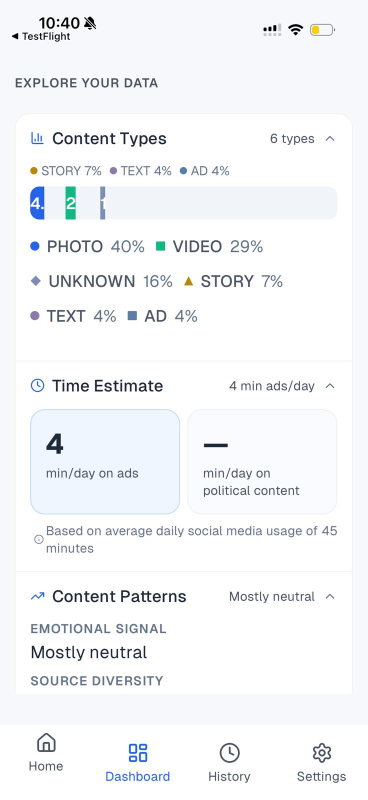
#> input picture AlgorithmLens_Cowork/design-references/WhatsApp Image 2026-05-08 at 10.41.21 AM (1).jpeg, 735 x 1600 px (shown at 1/2 size)
$ python -i ocr_utils.py   (imports and definitions only)
#> lines starting #> are read from the running program, lines starting #| are printed output that depends on the picture; after the words box and inside, x2 and y2 are one past the last pixel; in counts of white or black regions, pixels touching at a corner belong together
#> further down, picture is the input picture: shape (1600, 735, 3); mean B, G, R 247.9, 245.6, 244.1
"""
OCR Utilities for Mobile Video Processing

This module provides image preprocessing for improved OCR accuracy on mobile
video frames, especially for detecting small UI labels like "Ad", "Sponsored", etc.

Debug Mode:
    Set ALGO_OCR_DEBUG=1 environment variable to enable debug output.
    When enabled:
    - Saves preprocessed frames to backend/ocr_debug/
    - Logs OCR summary statistics (frames processed, non-empty results, etc.)

Usage:
    from ocr_utils import preprocess_frame_for_ocr, extract_text_with_preprocessing, OCRDebugger
"""

import cv2
import numpy as np
from PIL import Image
import pytesseract
import os
import re
from datetime import datetime
from typing import Optional, Tuple, List, Dict, Any

# Debug mode controlled by environment variable
OCR_DEBUG_ENABLED = os.environ.get("ALGO_OCR_DEBUG", "").lower() in ("1", "true", "yes")
OCR_DEBUG_DIR = os.path.join(os.path.dirname(__file__), "ocr_debug")

# Common ad disclosure tokens (case-insensitive)
AD_DISCLOSURE_TOKENS = [
    r"\bad\b",           # standalone "ad"
    r"sponsored",
    r"promoted",
    r"advertisement",
    r"paid\s*partnership",
    r"paid\s*promotion",
    r"#ad\b",
    r"#sponsored",
]

# Compile regex patterns for ad detection
AD_DISCLOSURE_PATTERNS = [re.compile(pattern, re.IGNORECASE) for pattern in AD_DISCLOSURE_TOKENS]


def preprocess_frame_for_ocr(
    frame: np.ndarray,
    scale_factor: float = 2.0,
    use_adaptive_threshold: bool = True
) -> np.ndarray:
    """
    Apply image preprocessing to improve OCR accuracy for mobile video frames.

    Pipeline:
    1. Convert to grayscale
    2. Upscale (2x by default) to help with small text
    3. Apply contrast enhancement (CLAHE)
    4. Apply thresholding (Otsu or adaptive)

    Args:
        frame: Input BGR frame from OpenCV
        scale_factor: Upscaling factor (default 2.0 for small text)
        use_adaptive_threshold: Use adaptive thresholding (better for varied backgrounds)

    Returns:
        Preprocessed grayscale image ready for OCR
    """
#> called with scale_factor = 2, use_adaptive_threshold = True
    # 1. Convert to grayscale
    if len(frame.shape) == 3:
        gray = cv2.cvtColor(frame, cv2.COLOR_BGR2GRAY)
    else:
        gray = frame.copy()

    # 2. Upscale for small text (especially ad labels)
    if scale_factor > 1.0:
        height, width = gray.shape[:2]
#> height = 1600; width = 735
        new_width = int(width * scale_factor)
#> new_width = 1470
        new_height = int(height * scale_factor)
#> new_height = 3200
        gray = cv2.resize(gray, (new_width, new_height), interpolation=cv2.INTER_CUBIC)
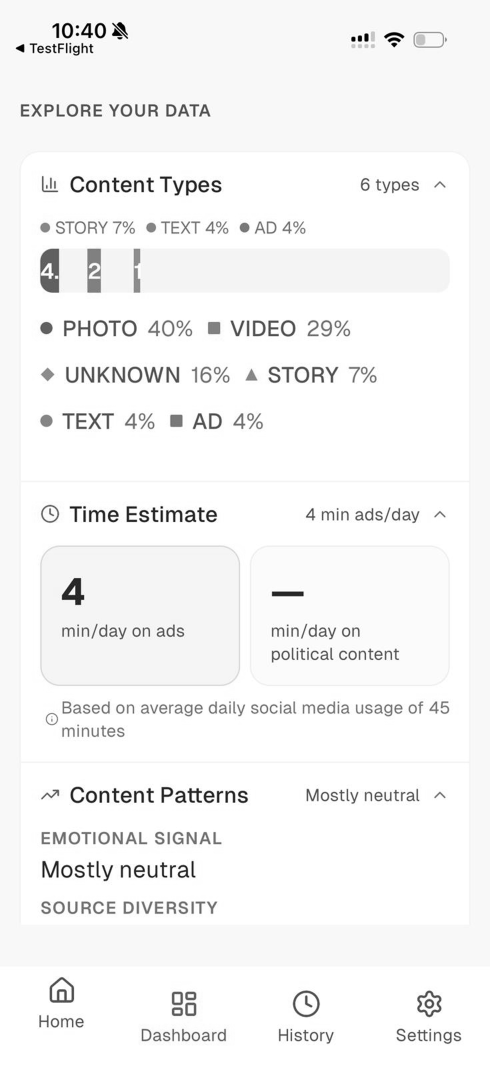
#> gray: shape (3200, 1470) (shown at 1/3 size); min 0, max 255, mean 245.3

    # 3. Apply CLAHE (Contrast Limited Adaptive Histogram Equalization)
    # This improves contrast locally, helping with varied lighting
    clahe = cv2.createCLAHE(clipLimit=2.0, tileGridSize=(8, 8))
    enhanced = clahe.apply(gray)

    # 4. Apply thresholding
    if use_adaptive_threshold:
        # Adaptive thresholding works better for UI elements with varied backgrounds
        processed = cv2.adaptiveThreshold(
            enhanced,
            255,
            cv2.ADAPTIVE_THRESH_GAUSSIAN_C,
            cv2.THRESH_BINARY,
            blockSize=11,  # Neighborhood size
            C=2            # Constant subtracted from mean
        )
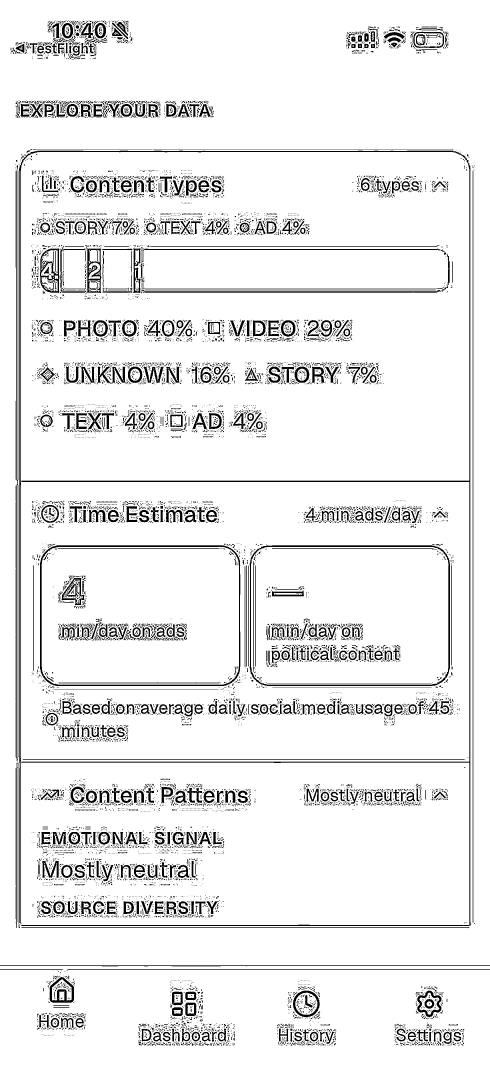
#> processed: shape (3200, 1470) (shown at 1/3 size); 92.1% white; 11159 black regions (9657 under 20 px), largest, box (x1, y1, x2, y2) and area: (57, 452, 1414, 2778) 34167, (120, 1636, 721, 2058) 8637, (749, 1636, 1350, 2058) 8356
    else:
        # Otsu's method for automatic threshold selection
        _, processed = cv2.threshold(enhanced, 0, 255, cv2.THRESH_BINARY + cv2.THRESH_OTSU)

    return processed


# [63 lines left out: functions extract_text_with_preprocessing, detect_ad_from_ocr, not called in this run]


class OCRDebugger:
    """
    Debug utility for OCR processing.

    When enabled (ALGO_OCR_DEBUG=1), tracks and saves debug information:
    - Preprocessed frames (first 3 + 3 with longest OCR text)
    - Summary statistics

    Usage:
        debugger = OCRDebugger(scan_id="abc123")
        for frame in frames:
            text, preprocessed = extract_text_with_preprocessing(frame)
            debugger.record_frame(preprocessed, text, frame_num)
        debugger.finalize()  # Saves frames and logs summary
    """

    # [131 lines left out: functions __init__, record_frame, finalize, _save_debug_frames, _log_summary, not called in this run]


def get_ocr_debug_enabled() -> bool:
    """Check if OCR debug mode is enabled."""
    return OCR_DEBUG_ENABLED


# =============================================================================
# MULTI-PASS OCR EXTRACTION (Task A)
# =============================================================================

# OCR pass configurations: {name: {psm, scale, adaptive_threshold}}
OCR_PASS_CONFIGS = {
    "sparse": {"psm": 11, "scale": 2.0, "adaptive_threshold": True},
    "block": {"psm": 6, "scale": 2.5, "adaptive_threshold": False},
    "single_line": {"psm": 7, "scale": 3.0, "adaptive_threshold": True},
}

# Platform-specific ROI definitions as (x_start%, y_start%, width%, height%)
# These are relative to frame dimensions (0.0 to 1.0)
PLATFORM_ROI_CONFIGS: Dict[str, Dict[str, Tuple[float, float, float, float]]] = {
    "instagram": {
        "top_left": (0.0, 0.0, 0.4, 0.12),       # "Sponsored" label area
        "top_center": (0.2, 0.0, 0.6, 0.1),      # Alternate disclosure area
        "bottom_left": (0.0, 0.88, 0.5, 0.12),   # Username / handle area
        "bottom_center": (0.1, 0.85, 0.8, 0.15), # CTA / promo overlay area
    },
    "tiktok": {
        "top_left": (0.0, 0.0, 0.35, 0.1),       # "Ad" badge area
        "top_right": (0.65, 0.0, 0.35, 0.1),     # "Sponsored" label (TT variant)
        "bottom_left": (0.0, 0.75, 0.7, 0.18),   # Handle / caption overlay
        "bottom_center": (0.1, 0.80, 0.8, 0.18), # CTA buttons
    },
    "youtube": {
        "top_left": (0.0, 0.0, 0.25, 0.1),       # "Ad" badge
        "bottom_left": (0.0, 0.85, 0.3, 0.12),   # Ad duration overlay
        "bottom_center": (0.2, 0.88, 0.6, 0.1),  # "Visit advertiser" overlay
        "top_right": (0.75, 0.0, 0.25, 0.08),    # Skip button area
    },
    "x": {
        "top_left": (0.0, 0.0, 0.3, 0.12),       # "Ad" / "Promoted" label
        "top_center": (0.15, 0.0, 0.7, 0.1),     # Handle area
        "bottom_left": (0.0, 0.85, 0.6, 0.15),   # Username overlay
        "bottom_center": (0.0, 0.80, 1.0, 0.2),  # Full bottom for CTAs
    },
    "twitter": {
        # Same as X
        "top_left": (0.0, 0.0, 0.3, 0.12),
        "top_center": (0.15, 0.0, 0.7, 0.1),
        "bottom_left": (0.0, 0.85, 0.6, 0.15),
        "bottom_center": (0.0, 0.80, 1.0, 0.2),
    },
}

# High-signal tokens that indicate ROI text should be preferred
HIGH_SIGNAL_TOKENS = [
    # Ad disclosures
    r"\bad\b", r"sponsored", r"promoted", r"paid\s*partnership",
    r"#ad\b", r"#sponsored",
    # Creator handles
    r"@\w{2,}",
    # Promo signals
    r"use\s+code", r"discount", r"promo", r"%\s*off",
    r"link\s+in\s+bio", r"shop\s+now", r"swipe\s+up",
    # Domain patterns
    r"\b\w+\.(com|co|io|app|ly)\b",
]

HIGH_SIGNAL_PATTERNS = [re.compile(p, re.IGNORECASE) for p in HIGH_SIGNAL_TOKENS]


# [328 lines left out: functions _crop_roi, _text_has_high_signal, _extract_handles, _compute_text_quality, _run_ocr_pass, extract_text_multi_pass and 1 more, not called in this run]

>>> import cv2
>>> picture = cv2.imread('../../../AlgorithmLens_Cowork/design-references/WhatsApp Image 2026-05-08 at 10.41.21 AM (1).jpeg')
>>> result = preprocess_frame_for_ocr(picture)

$ run again, on AlgorithmLens_Cowork/design-references/WhatsApp Image 2026-05-08 at 10.41.21 AM (2).jpeg
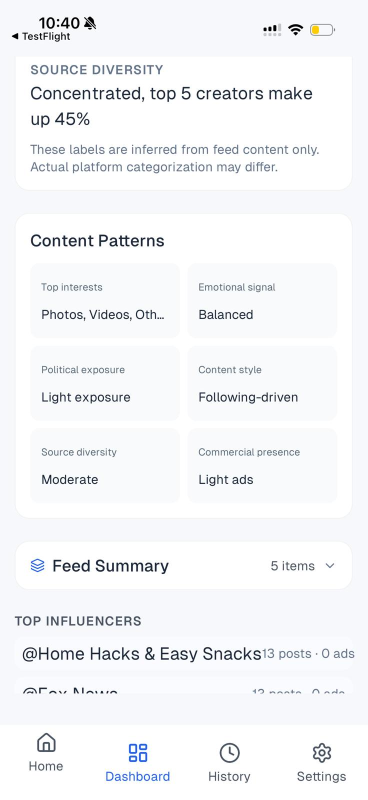
#> input picture AlgorithmLens_Cowork/design-references/WhatsApp Image 2026-05-08 at 10.41.21 AM (2).jpeg, 735 x 1600 px (shown at 1/2 size)
#> picture is the input picture: shape (1600, 735, 3); mean B, G, R 247.4, 245.2, 244.2
#> in preprocess_frame_for_ocr, `gray = cv2.resize(gray, (new_width, new_height), interpolation=cv2.INT..`:
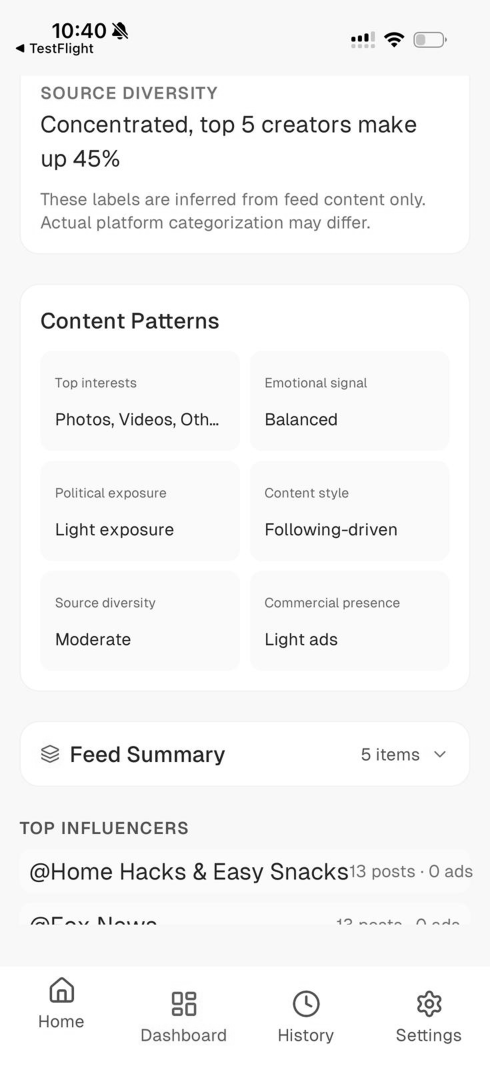
#> gray: shape (3200, 1470) (shown at 1/3 size); min 0, max 255, mean 245.1
#> in preprocess_frame_for_ocr, `processed = cv2.adaptiveThreshold( enhanced, 255, cv2.ADAPTIVE_THRESH_..`:
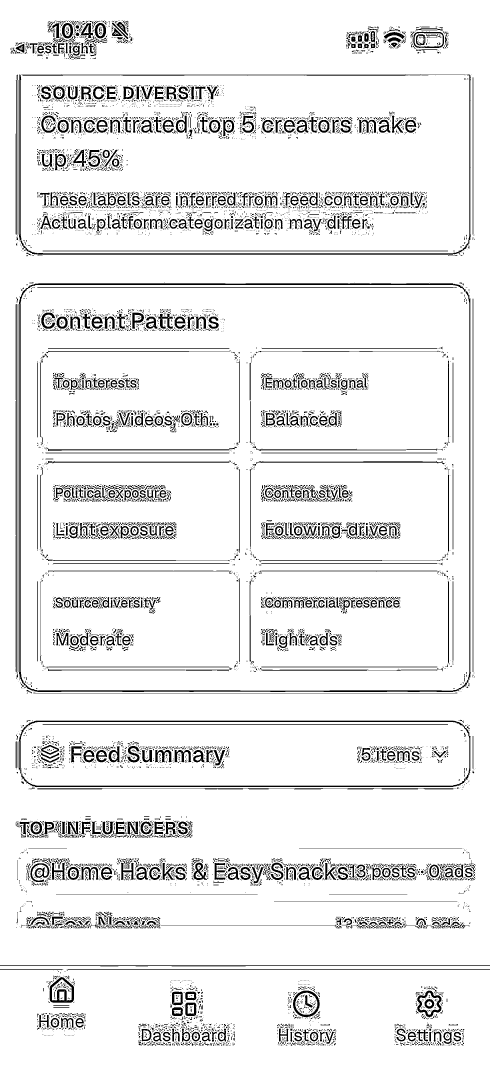
#> processed: shape (3200, 1470) (shown at 1/3 size); 91.8% white; 10819 black regions (8904 under 20 px), largest, box (x1, y1, x2, y2) and area: (57, 850, 1412, 2076) 20444, (56, 2162, 1412, 2362) 11935, (57, 223, 1413, 764) 9154

$ run again, on AlgorithmLens_Cowork/design-references/WhatsApp Image 2026-05-08 at 10.41.21 AM (3).jpeg
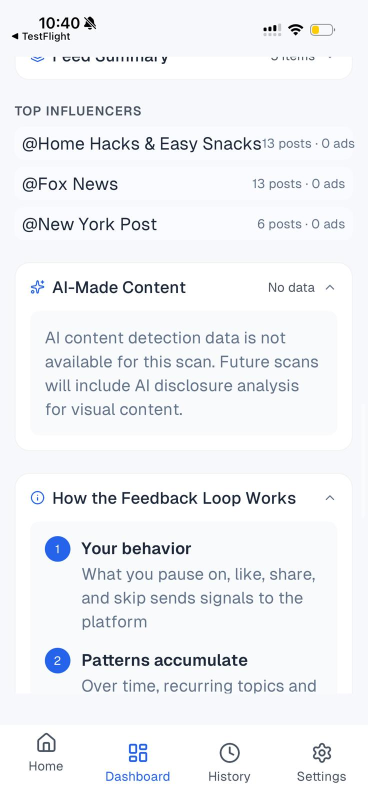
#> input picture AlgorithmLens_Cowork/design-references/WhatsApp Image 2026-05-08 at 10.41.21 AM (3).jpeg, 735 x 1600 px (shown at 1/2 size)
#> picture is the input picture: shape (1600, 735, 3); mean B, G, R 245.8, 242.6, 241
#> in preprocess_frame_for_ocr, `gray = cv2.resize(gray, (new_width, new_height), interpolation=cv2.INT..`:
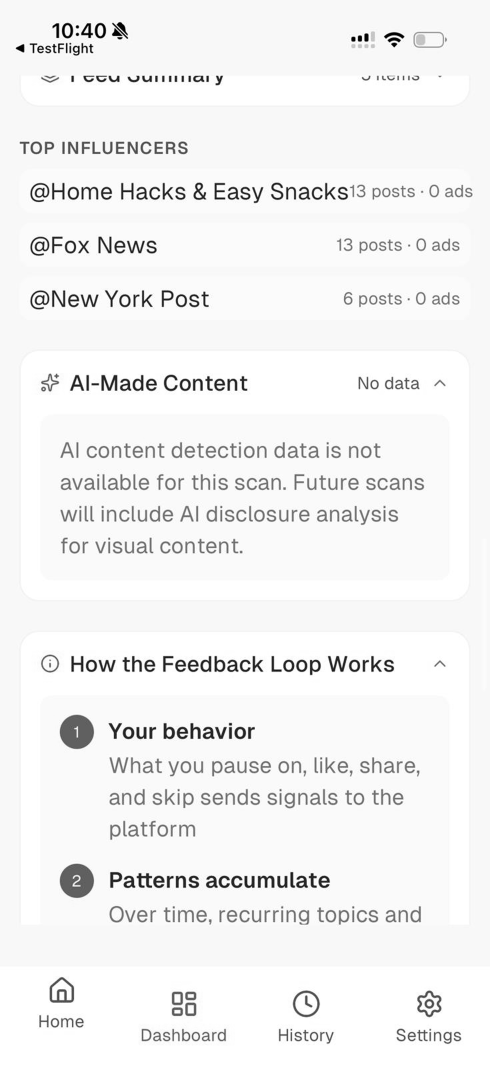
#> gray: shape (3200, 1470) (shown at 1/3 size); min 0, max 255, mean 242.4
#> in preprocess_frame_for_ocr, `processed = cv2.adaptiveThreshold( enhanced, 255, cv2.ADAPTIVE_THRESH_..`:
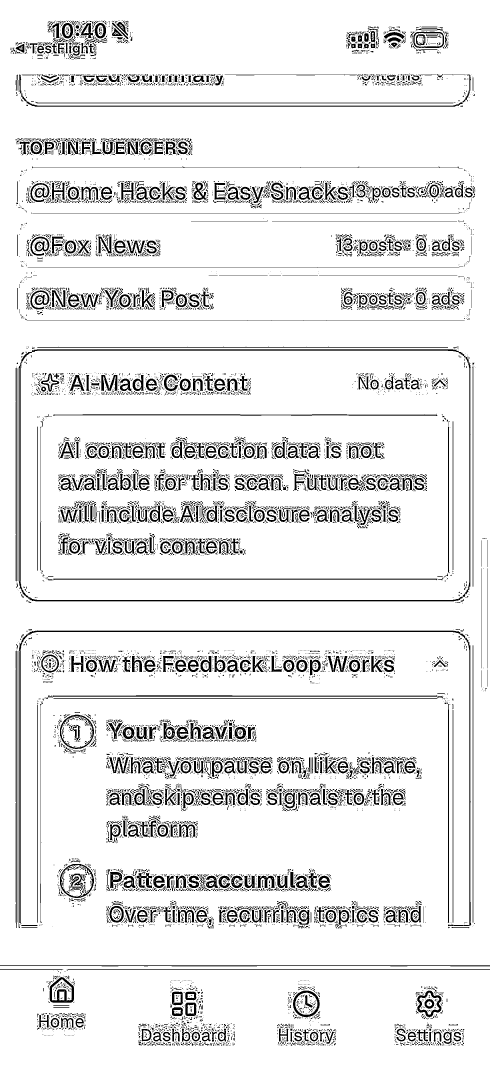
#> processed: shape (3200, 1470) (shown at 1/3 size); 90.7% white; 11508 black regions (9106 under 20 px), largest, box (x1, y1, x2, y2) and area: (56, 1048, 1412, 1804) 15935, (57, 1891, 1414, 2779) 11784, (56, 223, 1413, 320) 4699

$ run again, on AlgorithmLens_Cowork/design-references/WhatsApp Image 2026-05-08 at 10.41.22 AM (1).jpeg
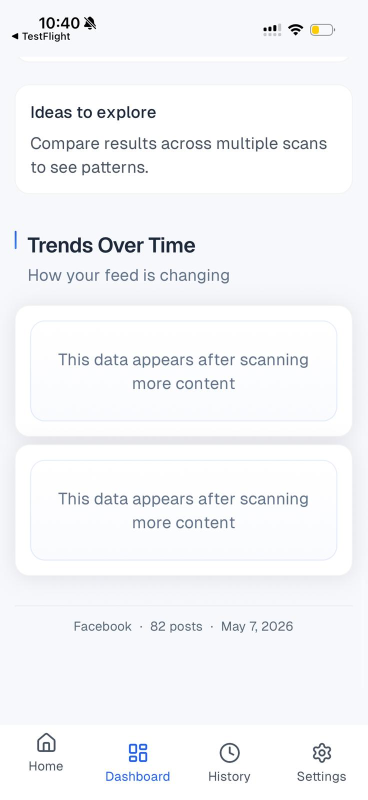
#> input picture AlgorithmLens_Cowork/design-references/WhatsApp Image 2026-05-08 at 10.41.22 AM (1).jpeg, 735 x 1600 px (shown at 1/2 size)
#> picture is the input picture: shape (1600, 735, 3); mean B, G, R 248.3, 245.8, 244.8
#> in preprocess_frame_for_ocr, `enhanced = clahe.apply(gray)`:
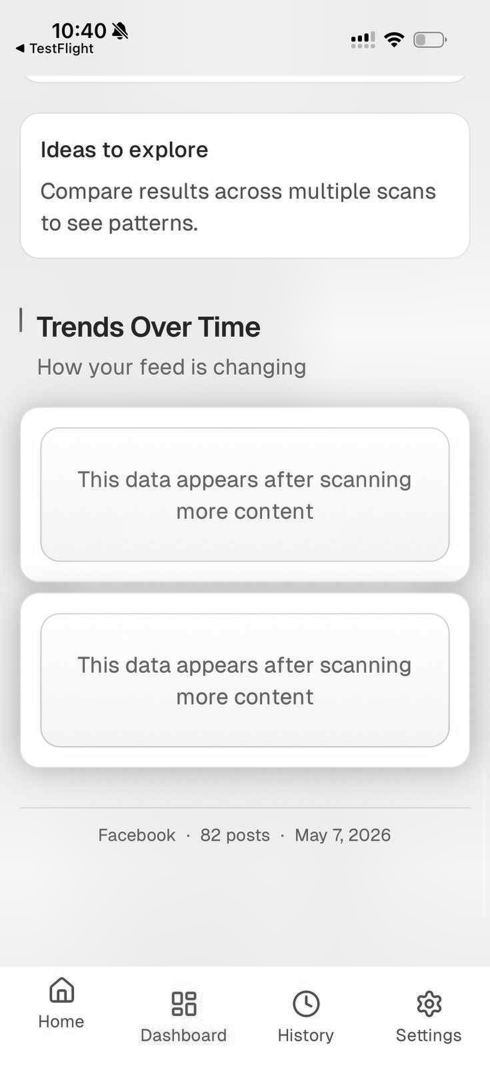
#> enhanced: shape (3200, 1470) (shown at 1/3 size); min 1, max 255, mean 239
#> in preprocess_frame_for_ocr, `processed = cv2.adaptiveThreshold( enhanced, 255, cv2.ADAPTIVE_THRESH_..`:
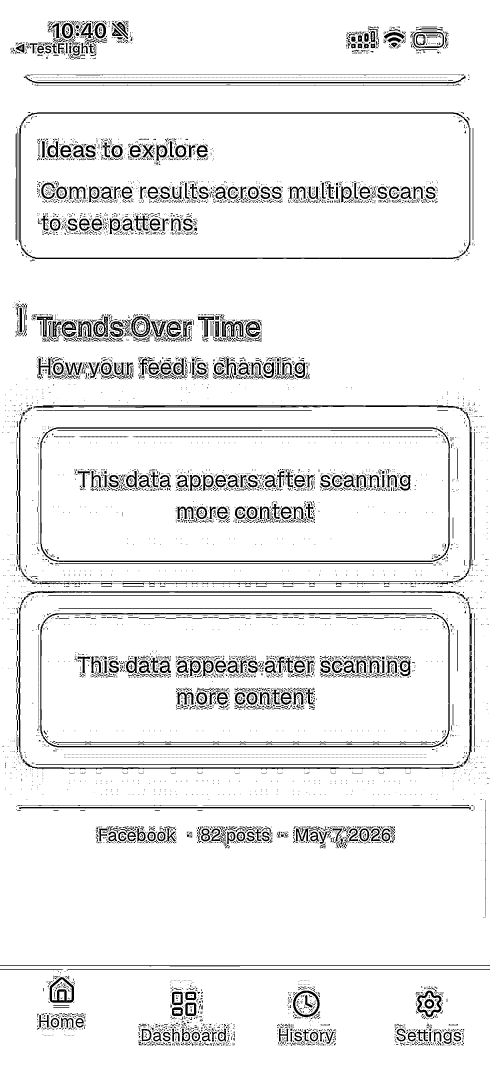
#> processed: shape (3200, 1470) (shown at 1/3 size); 92.8% white; 9752 black regions (8278 under 20 px), largest, box (x1, y1, x2, y2) and area: (56, 337, 1412, 777) 13533, (121, 1282, 1350, 1686) 12309, (121, 1839, 1350, 2242) 12090
